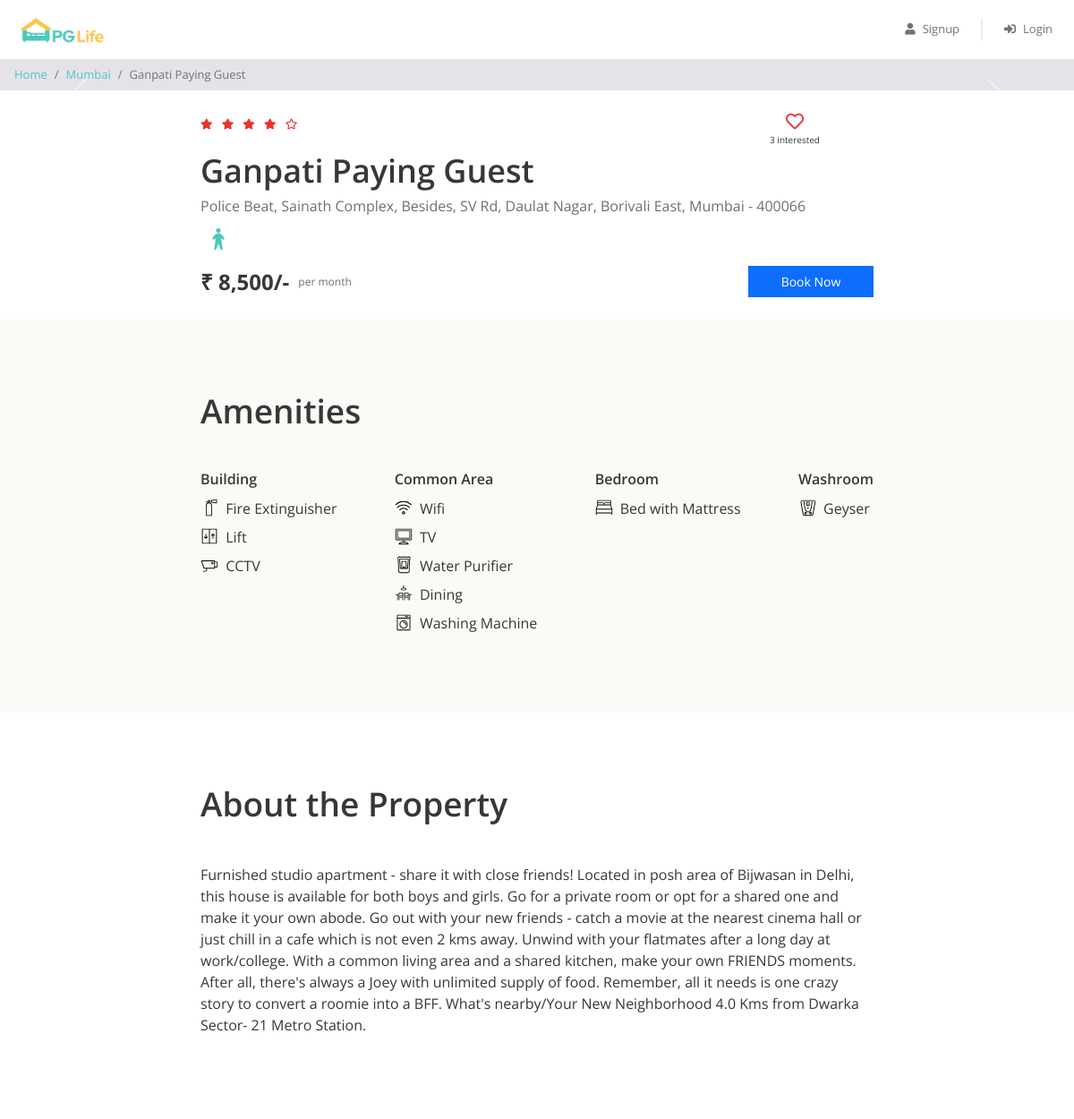
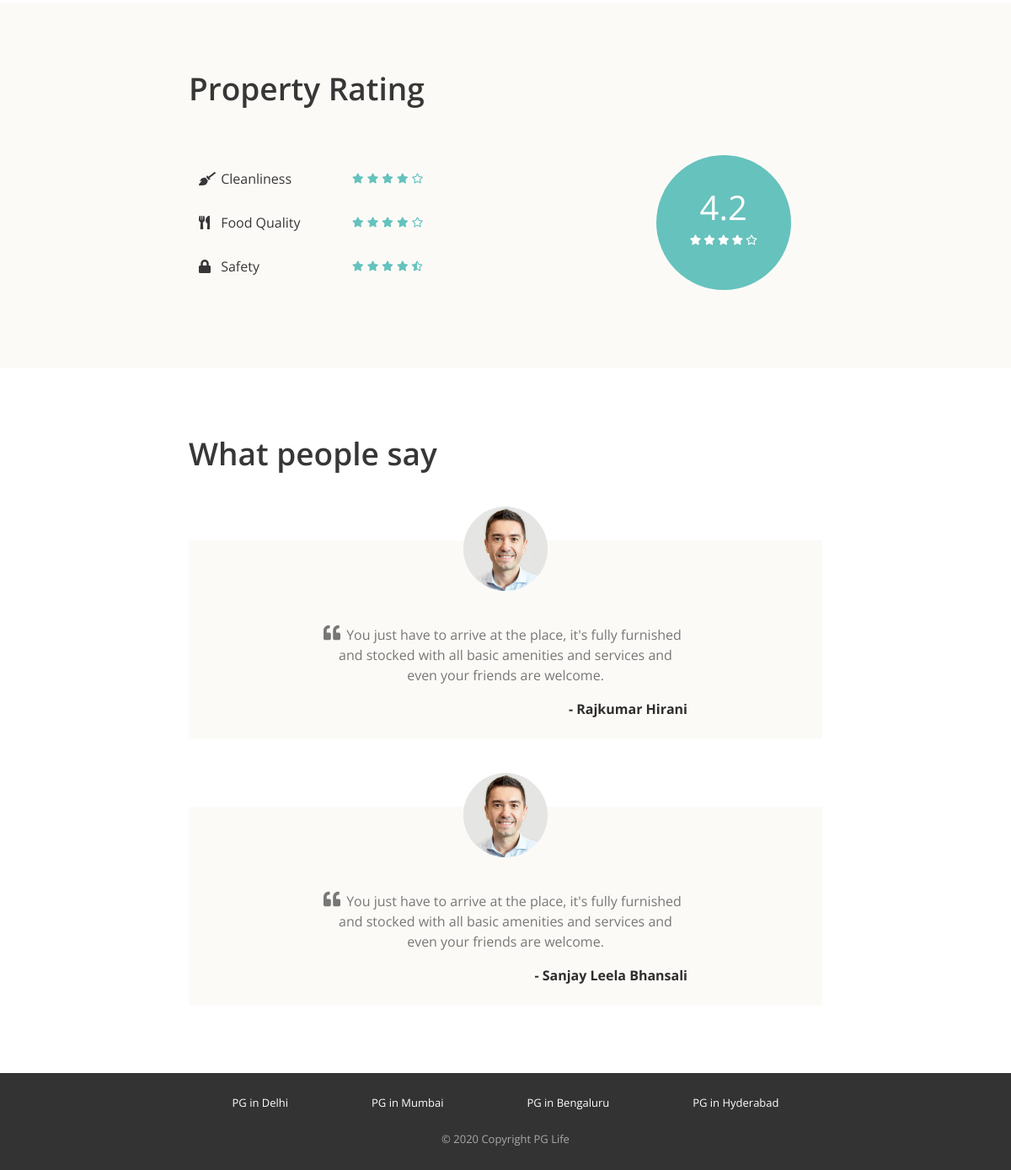
The page /property_detail.php?property_id=5 on the database its author committed (2 pictures, top to bottom).
### tables this page shows
CREATE TABLE `properties` (
  `id` int(11) NOT NULL,
  `city_id` int(11) NOT NULL,
  `name` varchar(100) NOT NULL,
  `address` varchar(255) NOT NULL,
  `description` longtext NOT NULL,
  `gender` enum('male','female','unisex') NOT NULL,
  `rent` int(11) NOT NULL,
  `clean_rating` float(2,1) NOT NULL,
  `food_rating` float(2,1) NOT NULL,
  `safety_rating` float(2,1) NOT NULL
);

CREATE TABLE `cities` (
  `id` int(11) NOT NULL,
  `city_name` varchar(100) NOT NULL
);

CREATE TABLE `amenities` (
  `id` int(11) NOT NULL,
  `name` varchar(100) NOT NULL,
  `type` varchar(100) NOT NULL,
  `icon` varchar(255) NOT NULL
);

CREATE TABLE `testimonials` (
  `id` int(11) NOT NULL,
  `property_id` int(11) NOT NULL,
  `user_name` varchar(100) NOT NULL,
  `content` longtext NOT NULL
);

### property_detail.php (the view, shortened to what this page needs)
<?php
    require "includes/database_connect.php";
    $property_id = $_GET["property_id"];
    $sql_1 = "SELECT *, p.id AS property_id, p.name AS property_name
              FROM properties p
              INNER JOIN cities c ON p.city_id = c.id
              WHERE p.id = $property_id";
    $result_1 = mysqli_query($conn, $sql_1);
    $property = mysqli_fetch_assoc($result_1);
    $sql_2 = "SELECT * FROM testimonials WHERE property_id = '$property_id'";
    $result_2 = mysqli_query($conn, $sql_2);
    $testimonials = mysqli_fetch_all($result_2, MYSQLI_ASSOC);
    $sql_3 = "SELECT a.*
              FROM amenities a
              INNER JOIN properties_amenities pa ON a.id = pa.amenities_id
              WHERE pa.properties_id = $property_id";
    $result_3 = mysqli_query($conn, $sql_3);
    $amenities = mysqli_fetch_all($result_3, MYSQLI_ASSOC);
    $sql_4 = "SELECT * FROM interested_users_properties WHERE properties_id = $property_id";
    $result_4 = mysqli_query($conn, $sql_4);
    $interested_users_count = mysqli_num_rows($result_4);
?>
 <!DOCTYPE html>
<html lang="en">
<head>
    <?php
        include "includes/head_links.php"
    ?>
    <link href="css/property_detail.css" rel="stylesheet" />
</head>
<body>
    <?php
        include "includes/header.php";
    ?>
    <div class="breadcrumb-container">
        <nav aria-label="breadcrumb">
            <ol class="breadcrumb py-2">
              <li class="breadcrumb-item"><a href="index.php">Home</a></li>
              <li class="breadcrumb-item"><a href="property_list.php?city=<?= $property['city_name']?>"><?= $property['city_name']?></a></li>
              <li class="breadcrumb-item active" aria-current="page"><?= $property['property_name']?></li>
            </ol>
          </nav>
    </div>
    <div id="property-images" class="carousel slide" data-bs-ride="carousel">
        <a class="carousel-control-prev" href="#property-images" role="button" data-bs-slide="prev">
            <span class="carousel-control-prev-icon" aria-hidden="true"></span>
        </a>
        <a class="carousel-control-next" href="#property-images" role="button" data-bs-slide="next">
            <span class="carousel-control-next-icon" aria-hidden="true"></span>
        </a>
    </div>
    <div class="property-summary page-container">
        <div class="row no-gutters justify-content-between">
            <?php
            $total_rating = ($property['clean_rating'] + $property['food_rating'] + $property['safety_rating']) / 3;
            $total_rating = round($total_rating,1);
            ?>
            <div class="star-container col-6" title="<?= $total_rating?>">
            <?php
                $rating = $total_rating;
                for($i = 0; $i < 5; $i++) {
                    if($rating >= $i + 0.8){
                        ?>
                            <i class="fas fa-star"></i>
                            <?php
                                }elseif ($rating >= $i + 0.3){
                            ?>
                            <i class="fas fa-star-half-alt"></i>
                            <?php
                                }else {
                            ?>
                            <i class="far fa-star"></i>
                            <?php
                                }
                            }
                            ?>
            </div>
            <div class="interested-container col-6">
                <?php
                $is_interested = false;
                if ($is_interested) {
                    ?>
                        <i class="is-interested-image fas fa-heart"></i>
                    <?php
                    } else {
                    ?>
                        <i class="is-interested-image far fa-heart"></i>
                    <?php
                    }
                    ?>
                <div class="interested-text">
                    <span class="interested-user-count"><?= $interested_users_count?></span> interested
                </div>
            </div>
        </div>
        <div class="detail-container">
            <div class="property-name"><?= $property['property_name']?></div>
            <div class="property-address"><?= $property['address']?></div>
            <div class="property-gender">
            <?php
                    if($property['gender'] == "male"){
                    ?>
                        <img src="img/male.png" />
                    <?php
                    } elseif($property['gender'] == "female"){
                    ?>
                        <img src="img/female.png" />
                    <?php
                    } else{
                    ?>
                        <img src="img/unisex.png" />
                    <?php
                    }
                    ?>
            </div>
        </div>
        <div class="row no-gutters">
            <div class="rent-container col-6">
                <div class="rent"> &#8377; <?= number_format($property['rent'])?>/-</div>
                <div class="rent-unit">per month</div>
            </div>
            <div class="button-container col-6">
                <a href="#" class="btn btn-primary">Book Now</a>
            </div>
        </div>
    </div>
    <div class="property-amenities">
        <div class="page-container">
            <h1>Amenities</h1>
            <div class="row justify-content-between">
                <div class="col-md-auto">
                    <h5>Building</h5>
                    <?php
                    foreach($amenities as $amenity){
                        if ($amenity['type'] == "Building"){
                    ?>
                    <div class="amenity-container">
                        <img src="img/amenities/<?= $amenity['icon']?>.svg">
                        <span><?= $amenity['name']?></span>
                    </div>
                    <?php
                        }
                    }
                    ?>
                </div>
                <div class="col-md-auto">
                    <h5>Common Area</h5>
                    <?php
                    foreach($amenities as $amenity){
                        if($amenity['type'] == "Common Area"){
                    ?>
                    <div class="amenity-container">
                        <img src="img/amenities/<?= $amenity['icon']?>.svg">
                        <span><?= $amenity['name']?></span>
                    </div>
                    <?php
                        }
                    }
                    ?>
                </div>
                <div class="col-md-auto">
                    <h5>Bedroom</h5>
                    <?php
                    foreach($amenities as $amenity){
                        if($amenity['type'] == "Bedroom"){
                    ?>
                    <div class="amenity-container">
                        <img src="img/amenities/<?= $amenity['icon']?>.svg">
                        <span><?= $amenity['name']?></span>
                    </div>
                    <?php
                        }
                    }
                    ?>
                </div>
                <div class="col-md-auto">
                    <h5>Washroom</h5>
                    <?php
                    foreach($amenities as $amenity){
                        if($amenity['type'] == "Washroom"){
                    ?>
                    <div class="amenity-container">
                        <img src="img/amenities/<?= $amenity['icon']?>.svg">
                        <span><?= $amenity['name']?></span>
                    </div>
                    <?php
                        }
                    }
                    ?>
                </div>
            </div>
        </div>
    </div>
    <div class="property-about page-container">
        <h1>About the Property</h1>
        <p><?= $property['description']?></p>
    </div>
    <div class="property-rating">
        <div class="page-container">
            <h1>Property Rating</h1>
            <div class="row align-items-center justify-content-between">
                <div class="col-md-6">
                    <div class="rating-criteria row">
                        <div class="col-6">
                            <i class="rating-criteria-icon fas fa-broom"></i>
                            <span class="rating-criteria-text">Cleanliness</span>
                        </div>
                        <div class="rating-criteria-star-container col-6" title="<?= $property['clean_rating']?>">
                        <?php
                        $rating = $property['clean_rating'];
                        for($i=0; $i<5; $i++){
                            if($rating >= $i + 0.8){
                        ?>
                                <i class="fas fa-star"></i>
                        <?php
                            } elseif($rating >= $i + 0.3){
                        ?>
                                <i class="fas fa-star-half-alt"></i>
                        <?php
                            } else{
                        ?>
                                <i class="far fa-star"></i>
                        <?php
                            }
                        }
                        ?>
                        </div>
                    </div>
                    <div class="rating-criteria row">
                        <div class="col-6">
                            <i class="rating-criteria-icon fas fa-utensils"></i>
                            <span class="rating-criteria-text">Food Quality</span>
                        </div>
                        <div class="rating-criteria-star-container col-6" title="<?= $property['food_rating']?>">
                        <?php
                        $rating = $property['food_rating'];
                        for($i=0; $i<5; $i++){
                            if($rating >= $i + 0.8){
                        ?>
                                <i class="fas fa-star"></i>
                        <?php
                            } elseif($rating >= $i + 0.3){
                        ?>
                                <i class="fas fa-star-half-alt"></i>
                        <?php
                            } else{
                        ?>
                                <i class="far fa-star"></i>
                        <?php
                            }
                        }
                        ?>
                        </div>
                    </div>
                    <div class="rating-criteria row">
                        <div class="col-6">
                            <i class="rating-criteria-icon fa fa-lock"></i>
                            <span class="rating-criteria-text">Safety</span>
                        </div>
                        <div class="rating-criteria-star-container col-6" title="<?= $property['safety_rating']?>">
                        <?php
                        $rating = $property['safety_rating'];
                        for($i=0; $i<5; $i++){
                            if($rating >= $i + 0.8){
                        ?>
                                <i class="fas fa-star"></i>
                        <?php
                            } elseif($rating >= $i + 0.3){
                        ?>
                                <i class="fas fa-star-half-alt"></i>
                        <?php
                            } else{
                        ?>
                                <i class="far fa-star"></i>
                        <?php
                            }
                        }
                        ?>
                        </div>
                    </div>
                </div>
                <div class="col-md-4">
                    <div class="rating-circle">
                    <?php
                        $total_rating = ($property['clean_rating'] + $property['food_rating'] + $property['safety_rating']) / 3;
                        $total_rating = round($total_rating,1);
                    ?>
                        <div class="total-rating"><?= $total_rating?></div>
                        <div class="rating-circle-star-container">
                        <?php
                            $rating = $total_rating;
                            for($i = 0; $i < 5; $i++) {
                                if($rating >= $i + 0.8){
                        ?>
                            <i class="fas fa-star"></i>
                        <?php
                            }elseif ($rating >= $i + 0.3){
                        ?>
                            <i class="fas fa-star-half-alt"></i>
                        <?php
                            }else {
                        ?>
                            <i class="far fa-star"></i>
                        <?php
                            }
                        }
                        ?>
                        </div>
                    </div>
                </div>
            </div>
        </div>
    </div>
    <div class="property-testimonials page-container">
        <h1>What people say</h1>
        <?php
        foreach($testimonials as $testimonial){
        ?>
        <div class="testimonial-block">
            <div class="testimonial-image-container">
                <img class="testimonial-img" src="img/man.png">
            </div>
            <div class="testimonial-text">
                <i class="fa fa-quote-left" aria-hidden="true"></i>
                <p><?= $testimonial['content']?></p>
            </div>
            <div class="testimonial-name">- <?= $testimonial['user_name']?></div>
        </div>
        <?php
        }
        ?>
    </div>
        <?php
            include "includes/footer.php";
        ?>
</body>
</html>

### rows shown on the page
properties: city.city_name "Mumbai", name "Ganpati Paying Guest", address "Police Beat, Sainath Complex, Besides, SV Rd, Daulat Nagar, Borivali East, Mumbai - 400066", rent "8,500", description "Furnished studio apartment - share it with close friends! Located in posh area of Bijwasan in Delhi, this house is available for both boys and girls. Go for a private room or opt for a shared one and make it your own abode. Go out with your new friends - catch a movie at the nearest cinema hall or just chill in a cafe which is not even 2 kms away. Unwind with your flatmates after a long day at work/college. With a common living area and a shared kitchen, make your own FRIENDS moments. After all, there's always a Joey with unlimited supply of food. Remember, all it needs is one crazy story to convert a roomie into a BFF. What's nearby/Your New Neighborhood 4.0 Kms from Dwarka Sector- 21…", clean_rating "4.2"
amenities: icon (picture), name "Fire Extinguisher"
amenities: icon (picture), name "Lift"
amenities: icon (picture), name "CCTV"
amenities: icon (picture), name "Wifi"
amenities: shows a picture, name "TV"
amenities: icon (picture), name "Water Purifier"
amenities: icon (picture), name "Dining"
amenities: icon (picture), name "Washing Machine"
amenities: name "Bed with Mattress"
amenities: icon (picture), name "Geyser"
testimonials: content "You just have to arrive at the place, it's fully furnished and stocked with all basic amenities and services and even your friends are welcome.", user_name "Rajkumar Hirani"
testimonials: content "You just have to arrive at the place, it's fully furnished and stocked with all basic amenities and services and even your friends are welcome.", user_name "Sanjay Leela Bhansali"

### other values the page prints
$interested_users_count "3"
